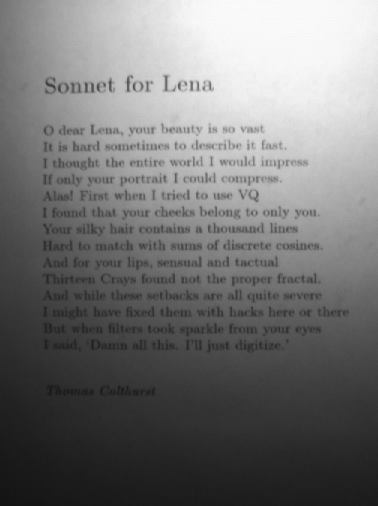
#> input picture python/code_044/text1.png, 378 x 506 px
$ python opencv_044.py
#> lines starting #> are read from the running program, lines starting #| are printed output that depends on the picture; after the words box and inside, x2 and y2 are one past the last pixel; in counts of white or black regions, pixels touching at a corner belong together
import cv2 as cv
import numpy as np

# [7 lines of commented-out code are left out]
src = cv.imread("text1.png")
#> src is the input picture: shape (506, 378, 3); min 19, max 251, mean 117.3
cv.namedWindow("input", cv.WINDOW_AUTOSIZE)
cv.imshow("input", src)
h, w = src.shape[:2]
#> h = 506; w = 378


# 自动阈值分割 TRIANGLE
gray = cv.cvtColor(src, cv.COLOR_BGR2GRAY)
binary = cv.adaptiveThreshold(gray, 255, cv.ADAPTIVE_THRESH_MEAN_C, cv.THRESH_BINARY, 25, 10)
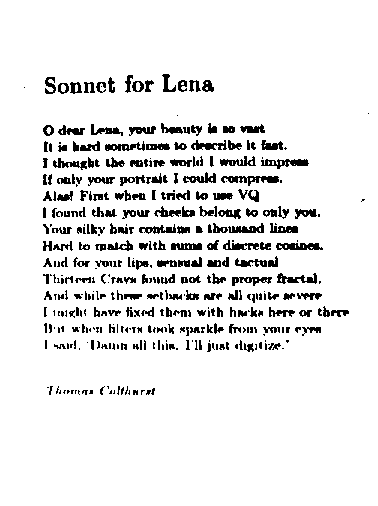
#> binary: shape (506, 378); 91.6% white; 383 black regions (150 under 20 px), largest, box (x1, y1, x2, y2) and area: (221, 176, 279, 186) 299, (261, 159, 309, 169) 252, (276, 243, 323, 250) 251
cv.imshow("binary", binary)

result = np.zeros([h, w*2, 3], dtype=src.dtype)
result[0:h,0:w,:] = src
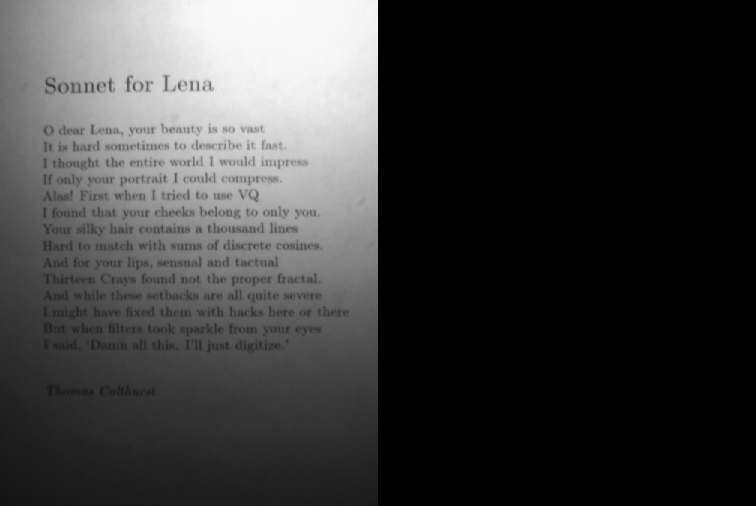
#> result: shape (506, 756, 3); min 0, max 251, mean 58.7
result[0:h,w:2*w,:] = cv.cvtColor(binary, cv.COLOR_GRAY2BGR)
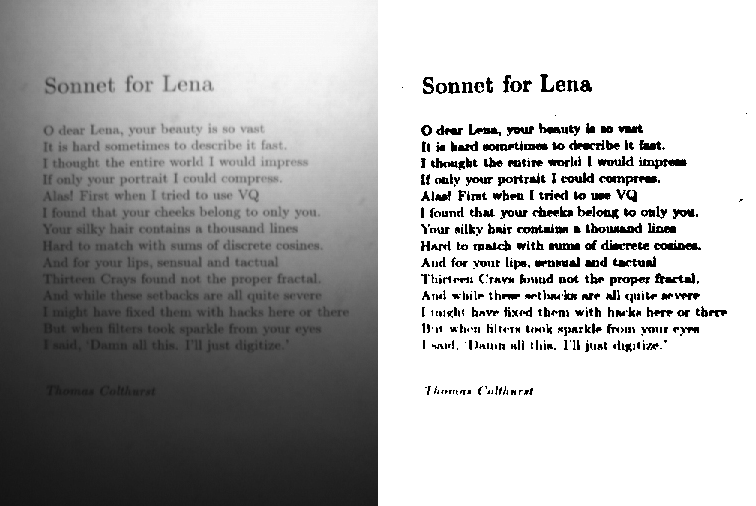
#> result: shape (506, 756, 3); min 0, max 255, mean 175.5
cv.putText(result, "input", (10, 30), cv.FONT_ITALIC, 1.0, (0, 0, 255), 2)
cv.putText(result, "adaptive threshold", (w+10, 30), cv.FONT_ITALIC, 1.0, (0, 0, 255), 2)
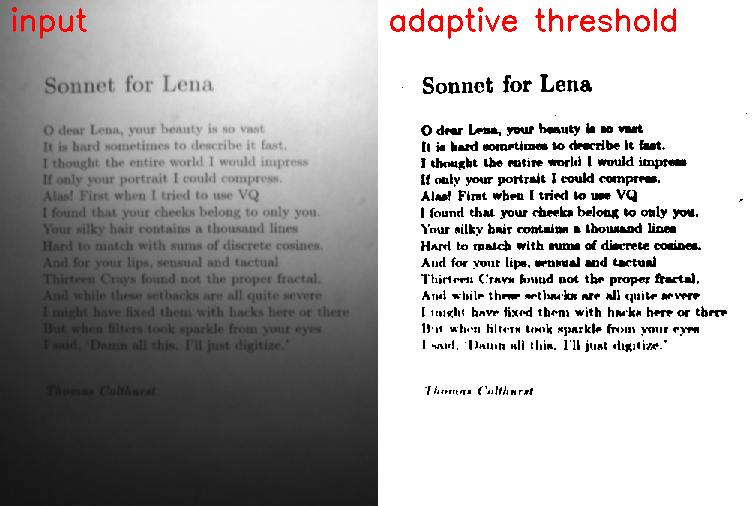
#> result: shape (506, 756, 3); mean B, G, R 173.9, 173.9, 175.6
cv.imshow("result", result)
cv.imwrite("binary_result.png", result)

cv.waitKey(0)
cv.destroyAllWindows()
